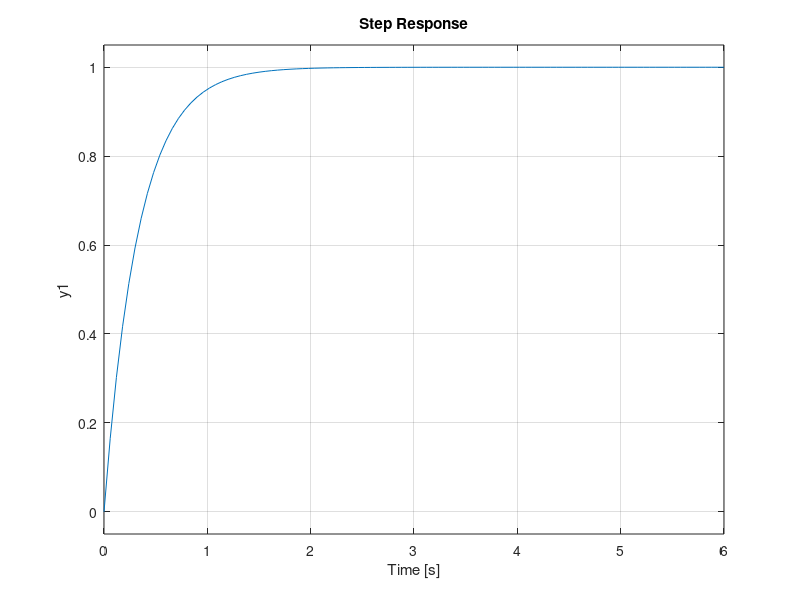

MATLAB code for this plot:
clc

%State matrices
A = [0 1; 2 -1];
B = [1;0];
C = [1 0];
D = 0;

%Make a state space object
sys = ss(A, B, C, D);

%Open loop eigen values (unstble because of the +1)
E = eig(A)

%Desired closed loop eigen values (all negative for stability)
P = [-3 -1];

%Solve for K gains to stabilize
K = place(A, B, P)

%Check closed loop eigen values(make sure they were properly set)
Acl = A - B*K
Ecl = eig(Acl)

%Create a closed loop system object
syscl = ss(Acl, B, C, D);

%check step response
%step(syscl)

%Solve for Kr (scaling gain term)
Kdc = dcgain(syscl)
Kr = 1/Kdc

%scale the input of the closed loop system
syscl_scaled = ss(Acl, B*Kr, C, D);
step(syscl_scaled)
